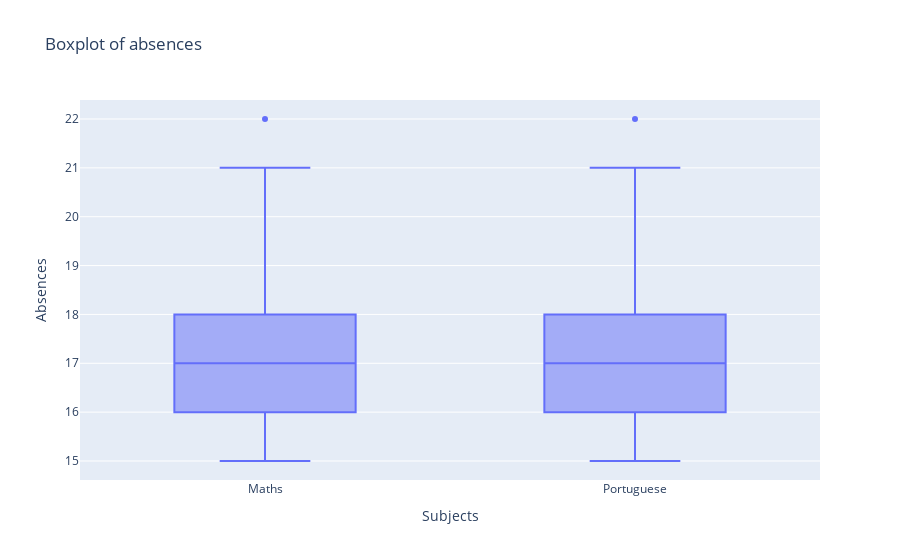

Notebook cell for this chart:
### Code cell
pd.options.plotting.backend = "plotly"
np.random.seed(1)

df = pd.DataFrame(dict(
    Maths=df_maths['age'],
    Portuguese=df_portuguese['age'])
)
fig = df.boxplot(labels={
                     "value": "Absences",
                     "variable": "Subjects"},
    title = 'Boxplot of absences')
fig.show()

### Figure 1 — Plotly figure (JSON) as saved in the notebook; plotly's stock layout.template omitted (floating-point values rounded to 4 significant figures; data arrays with more than 128 entries replaced by an {"elided": "..."} marker saying what was removed)
{"data": [{"alignmentgroup": "True", "hovertemplate": "Subjects=%{x}<br>Absences=%{y}<extra></extra>", "legendgroup": "", "marker": {"color": "#636efa"}, "name": "", "notched": false, "offsetgroup": "", "orientation": "v", "showlegend": false, "type": "box", "x": {"elided": "1298 str values"}, "x0": " ", "xaxis": "x", "y": {"elided": "1298 int values"}, "y0": " ", "yaxis": "y"}], "layout": {"boxmode": "group", "legend": {"tracegroupgap": 0}, "title": {"text": "Boxplot of absences"}, "xaxis": {"anchor": "y", "domain": [0, 1], "title": {"text": "Subjects"}}, "yaxis": {"anchor": "x", "domain": [0, 1], "title": {"text": "Absences"}}}}
